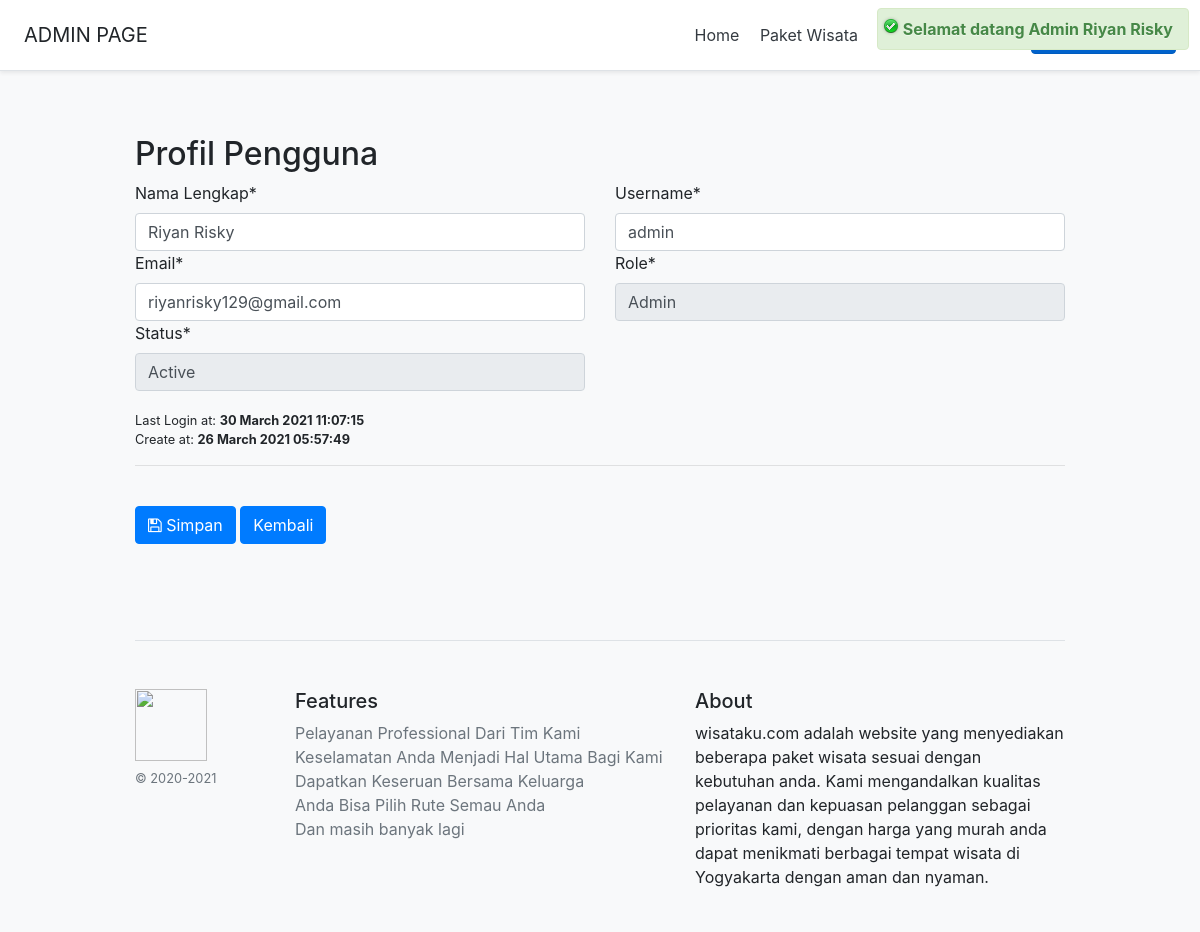
The page /profil.php (signed in) on the database its author committed.
### tables this page shows
CREATE TABLE `users` (
  `id` int NOT NULL,
  `username` varchar(16)  NOT NULL,
  `password` varchar(255)  NOT NULL,
  `email` varchar(64) NOT NULL,
  `nama` varchar(64) NOT NULL,
  `role` varchar(16) NOT NULL DEFAULT 'customer',
  `status` tinyint NOT NULL DEFAULT '1',
  `last_login` int DEFAULT NULL,
  `create_at` int NOT NULL,
  `delete_at` int DEFAULT NULL
);

### includes/users_function.php (called while the page is built, shortened)
<?php
function getUsersById($user_id)
{
	global $conn;
	$sql = "SELECT * FROM users WHERE id=$user_id";
	$result = mysqli_query($conn, $sql);
	if ($result) {
		return mysqli_fetch_assoc($result);
	} else {
		return null;
	}
}

### profil.php (the view, shortened to what this page needs)
<?php require_once('config.php') ?>
<?php require_once('includes/users_function.php') ?>
<?php
$user = getUsersById($_SESSION['user']['id']);
$nama = $user['nama'];
$username = $user['username'];
$email = $user['email'];
$role = $user['role'];
if($user['status'] == 1){
  $status = "Active";
}else{
  $status = "Deactive";
}
$last = date("d F Y H:i:s",$user['last_login']);
$create = date("d F Y H:i:s",$user['create_at']);
?>
<?php require_once( ROOT_PATH . '/includes/_head.php') ?>
</head>
<body class="bg-light">
<?php require_once( ROOT_PATH . '/includes/_nav.php') ?>
<div class="album py-5">
    <div class="container">
      <h2>Profil Pengguna</h2>
      <form action="<?= BASE_URL ?>profil.php" method="post">
      <div class="row">
        <div class="col-sm-6">
          <label>Nama Lengkap*</label>
          <input type="text" required="" name="nama" value="<?= $nama ?>" class="form-control" placeholder="Nama Lengkap">
        </div>
        <div class="col-sm-6">
          <label>Username*</label>
          <input type="text" required="" name="username" value="<?= $username ?>" class="form-control" placeholder="Username">
        </div>
        <div class="col-sm-6">
          <label>Email*</label>
          <input type="text" required="" name="email" value="<?= $email ?>" class="form-control" placeholder="Email">
        </div>
        <div class="col-sm-6">
          <label>Role*</label>
          <input type="text" disabled="" name="role" value="<?= ucwords($role) ?>" class="form-control" placeholder="Role">
        </div>
        <div class="col-sm-6">
          <label>Status*</label>
          <input type="text" disabled="" name="rolse" value="<?= $status ?>" class="form-control" placeholder="Role">
        </div>
        <div class="col-sm-12 small"><br> Last Login at: <strong> <?= $last ?></strong></div>
        <div class="col-sm-12 small">Create at: <strong><?= $create ?></strong></div>
        <div class="col-sm-12"><hr></div>
        <div class="col-sm-12">
          <br>
          <button type="submit" class="btn btn-primary" name="updateuser"><i class="fa fa-save"></i> Simpan</button>
          <a href="javascript:history.back()" class="btn btn-primary">Kembali</a>
        </div>
      </div>
      </form>
    </div>
  </div>
  <?php require_once( ROOT_PATH . '/includes/_foot.php') ?>
  </body>
</html>

### assets/style.css (style rules this page uses)
html { font-size: 14px; }
@media (min-width: 768px) { html { font-size: 16px; } }
.container { max-width: 960px; }

### rows shown on the page
users: nama "Riyan Risky", username "admin", email "riyanrisky129@gmail.com", role "Admin", rolse "Active", last_login "30 March 2021 11:07:15", create_at "26 March 2021 05:57:49"
